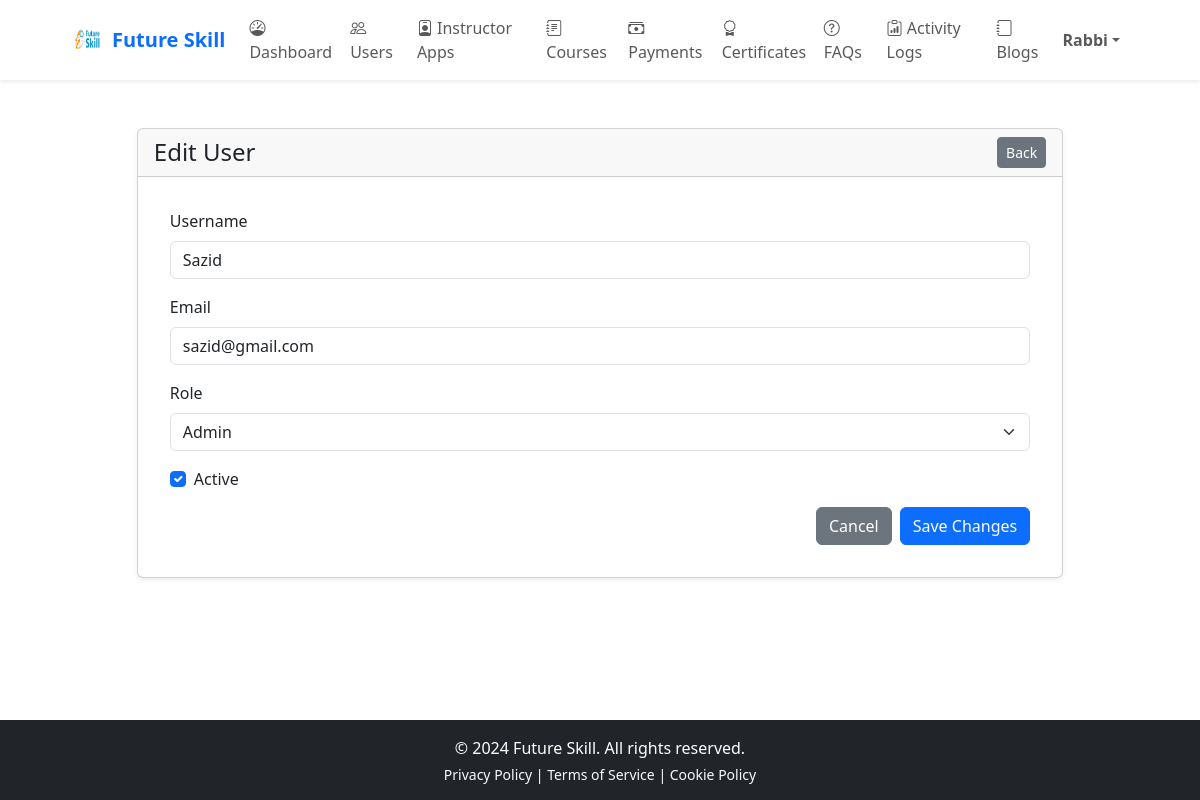
The app's page /admin-panel/users/32/edit/ (signed in) with its own data.
### apps/accounts/models.py (models this page shows, shortened)
class User(AbstractUser):
    STUDENT = "student"
    INSTRUCTOR = "instructor"
    ADMIN = "admin"
    LEARNER = "learner"
    ROLE_CHOICES = (
        (STUDENT, "Student"),
        (INSTRUCTOR, "Instructor"),
        (ADMIN, "Admin"),
    )
    role = models.CharField(
        max_length=20,
        choices=ROLE_CHOICES,
        default=STUDENT,
    )
    avatar = models.ImageField(upload_to="avatars/", null=True, blank=True)
    is_approved = models.BooleanField(default=False)

### apps/admin_tools/views.py (the view, shortened to what this page needs)
# urls.py: path("users/<int:user_id>/edit/", views.user_edit, name="user_edit"),
@admin_required
def user_edit(request, user_id):
    user = get_object_or_404(User, id=user_id)
    return render(request, "admin_tools/user_edit.html", {"user": user})

### apps/admin_tools/views.py (called while the page is built)
def is_admin(user):
    return user.is_authenticated and user.role == "admin"

### apps/core/context_processors.py (called while the page is built, shortened)
def user_role_context(request):
    user = getattr(request, "user", None)
    role = getattr(user, "role", None)
    is_student = role in ("student", "learner")
    is_instructor = role == "instructor"
    is_admin = role == "admin" or getattr(user, "is_staff", False)
    return {
        "user_role": role,
        "is_student_user": is_student,
        "is_instructor_user": is_instructor,
        "is_admin_user": is_admin,
    }

### templates/admin_tools/user_edit.html (shortened to what this page needs)
{% extends "base.html" %}
{% load static %}
{% block content %}
<div class="container mt-4">
  <div class="card shadow-sm">
    <div class="card-header d-flex justify-content-between align-items-center">
      <h4 class="mb-0">Edit User</h4>
      <a href="{% url 'admin_tools:user_management_list' %}" class="btn btn-secondary btn-sm">Back</a>
    </div>
    <div class="card-body">
      <form method="post" class="p-3">
        <div class="mb-3">
          <label class="form-label">Username</label>
          <input type="text" name="username" class="form-control" value="{{ user.username }}" required>
        </div>
        <div class="mb-3">
          <label class="form-label">Email</label>
          <input type="email" name="email" class="form-control" value="{{ user.email }}">
        </div>
        <div class="mb-3">
          <label class="form-label">Role</label>
          <select name="role" class="form-select">
            <option value="admin" {% if user.role == 'admin' %}selected{% endif %}>Admin</option>
          </select>
        </div>
        <div class="form-check mb-3">
          <input class="form-check-input" type="checkbox" name="is_active" id="isActive" {% if user.is_active %}checked{% endif %}>
          <label class="form-check-label" for="isActive">Active</label>
        </div>
        <div class="d-flex justify-content-end gap-2">
          <a href="{% url 'admin_tools:user_management_list' %}" class="btn btn-secondary">Cancel</a>
          <button type="submit" class="btn btn-primary">Save Changes</button>
        </div>
      </form>
    </div>
  </div>
</div>
{% endblock %}

### templates/partials/header_admin.html (shortened to what this page needs)
{% load static %}
<nav class="navbar navbar-expand-lg navbar-light bg-white shadow-sm sticky-top">
  <div class="container">
    <a class="navbar-brand d-flex align-items-center fw-bold" href="{% url 'admin_tools:dashboard' %}">
      <img src="{% static 'images/logo.png' %}" width="32" height="32" class="me-2" alt="Future Skill">
      <span class="text-primary">Future Skill</span>
    </a>
    <div class="collapse navbar-collapse" id="adminTopNav">
      <ul class="navbar-nav me-auto">
        <li class="nav-item"><a class="nav-link" href="{% url 'admin_tools:dashboard' %}"><i class="bi bi-speedometer"></i> Dashboard</a></li>
        <li class="nav-item"><a class="nav-link" href="{% url 'admin_tools:user_management_list' %}"><i class="bi bi-people"></i> Users</a></li>
        <li class="nav-item"><a class="nav-link" href="{% url 'admin_tools:instructor_applications' %}"><i class="bi bi-person-badge"></i> Instructor Apps</a></li>
        <li class="nav-item"><a class="nav-link" href="{% url 'admin_tools:admin_course_list' %}"><i class="bi bi-journal-text"></i> Courses</a></li>
        <li class="nav-item"><a class="nav-link" href="{% url 'payments:admin_payments' %}"><i class="bi bi-cash-stack"></i> Payments</a></li>
        <li class="nav-item"><a class="nav-link" href="{% url 'admin_tools:certificate_list' %}"><i class="bi bi-award"></i> Certificates</a></li>
        <li class="nav-item"><a class="nav-link" href="{% url 'admin_tools:faq_manage' %}"><i class="bi bi-question-circle"></i> FAQs</a></li>
        <li class="nav-item"><a class="nav-link" href="{% url 'admin_tools:admin_logs' %}"><i class="bi bi-clipboard-data"></i> Activity Logs</a></li>
        <li class="nav-item"><a class="nav-link" href="{% url 'admin_tools:blog_admin_list' %}"><i class="bi bi-journal"></i> Blogs</a></li>
      </ul>
      <ul class="navbar-nav ms-auto align-items-center">
        <li class="nav-item dropdown">
          <a class="nav-link dropdown-toggle fw-semibold" href="#" data-bs-toggle="dropdown">{{ request.user.get_full_name|default:request.user.username }}</a>
        </li>
      </ul>
    </div>
  </div>
</nav>

### templates/base.html (style rules this page uses)
.container, .container-fluid { max-width: 90% !important; margin-left: auto; margin-right: auto; }

### records on screen
User: user.get_full_name "Rabbi"
User: username "Sazid", email "sazid@gmail.com", role "Admin", is_active "☑"

### other values on screen
{{ now.year|default:"2024" }} "2024"
